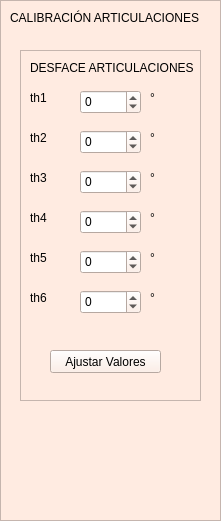
       <widget class="QFrame" name="frame_10">
        <property name="geometry">
         <rect>
          <x>660</x>
          <y>0</y>
          <width>221</width>
          <height>521</height>
         </rect>
        </property>
        <property name="palette">
         <palette>
          <active>
           <colorrole role="WindowText">
            <brush brushstyle="SolidPattern">
             <color alpha="255">
              <red>0</red>
              <green>0</green>
              <blue>0</blue>
             </color>
            </brush>
           </colorrole>
           <colorrole role="Button">
            <brush brushstyle="SolidPattern">
             <color alpha="255">
              <red>255</red>
              <green>235</green>
              <blue>225</blue>
             </color>
            </brush>
           </colorrole>
           <colorrole role="Light">
            <brush brushstyle="SolidPattern">
             <color alpha="255">
              <red>255</red>
              <green>255</green>
              <blue>255</blue>
             </color>
            </brush>
           </colorrole>
           <colorrole role="Midlight">
            <brush brushstyle="SolidPattern">
             <color alpha="255">
              <red>255</red>
              <green>245</green>
              <blue>240</blue>
             </color>
            </brush>
           </colorrole>
           <colorrole role="Dark">
            <brush brushstyle="SolidPattern">
             <color alpha="255">
              <red>127</red>
              <green>117</green>
              <blue>112</blue>
             </color>
            </brush>
           </colorrole>
           <colorrole role="Mid">
            <brush brushstyle="SolidPattern">
             <color alpha="255">
              <red>170</red>
              <green>157</green>
              <blue>150</blue>
             </color>
            </brush>
           </colorrole>
           <colorrole role="Text">
            <brush brushstyle="SolidPattern">
             <color alpha="255">
              <red>0</red>
              <green>0</green>
              <blue>0</blue>
             </color>
            </brush>
           </colorrole>
           <colorrole role="BrightText">
            <brush brushstyle="SolidPattern">
             <color alpha="255">
              <red>255</red>
              <green>255</green>
              <blue>255</blue>
             </color>
            </brush>
           </colorrole>
           <colorrole role="ButtonText">
            <brush brushstyle="SolidPattern">
             <color alpha="255">
              <red>0</red>
              <green>0</green>
              <blue>0</blue>
             </color>
            </brush>
           </colorrole>
           <colorrole role="Base">
            <brush brushstyle="SolidPattern">
             <color alpha="255">
              <red>255</red>
              <green>255</green>
              <blue>255</blue>
             </color>
            </brush>
           </colorrole>
           <colorrole role="Window">
            <brush brushstyle="SolidPattern">
             <color alpha="255">
              <red>255</red>
              <green>235</green>
              <blue>225</blue>
             </color>
            </brush>
           </colorrole>
           <colorrole role="Shadow">
            <brush brushstyle="SolidPattern">
             <color alpha="255">
              <red>0</red>
              <green>0</green>
              <blue>0</blue>
             </color>
            </brush>
           </colorrole>
           <colorrole role="AlternateBase">
            <brush brushstyle="SolidPattern">
             <color alpha="255">
              <red>255</red>
              <green>245</green>
              <blue>240</blue>
             </color>
            </brush>
           </colorrole>
           <colorrole role="ToolTipBase">
            <brush brushstyle="SolidPattern">
             <color alpha="255">
              <red>255</red>
              <green>255</green>
              <blue>220</blue>
             </color>
            </brush>
           </colorrole>
           <colorrole role="ToolTipText">
            <brush brushstyle="SolidPattern">
             <color alpha="255">
              <red>0</red>
              <green>0</green>
              <blue>0</blue>
             </color>
            </brush>
           </colorrole>
          </active>
          <inactive>
           <colorrole role="WindowText">
            <brush brushstyle="SolidPattern">
             <color alpha="255">
              <red>0</red>
              <green>0</green>
              <blue>0</blue>
             </color>
            </brush>
           </colorrole>
           <colorrole role="Button">
            <brush brushstyle="SolidPattern">
             <color alpha="255">
              <red>255</red>
              <green>235</green>
              <blue>225</blue>
             </color>
            </brush>
           </colorrole>
           <colorrole role="Light">
            <brush brushstyle="SolidPattern">
             <color alpha="255">
              <red>255</red>
              <green>255</green>
              <blue>255</blue>
             </color>
            </brush>
           </colorrole>
           <colorrole role="Midlight">
            <brush brushstyle="SolidPattern">
             <color alpha="255">
              <red>255</red>
              <green>245</green>
              <blue>240</blue>
             </color>
            </brush>
           </colorrole>
           <colorrole role="Dark">
            <brush brushstyle="SolidPattern">
             <color alpha="255">
              <red>127</red>
              <green>117</green>
              <blue>112</blue>
             </color>
            </brush>
           </colorrole>
           <colorrole role="Mid">
            <brush brushstyle="SolidPattern">
             <color alpha="255">
              <red>170</red>
              <green>157</green>
              <blue>150</blue>
             </color>
            </brush>
           </colorrole>
           <colorrole role="Text">
            <brush brushstyle="SolidPattern">
             <color alpha="255">
              <red>0</red>
              <green>0</green>
              <blue>0</blue>
             </color>
            </brush>
           </colorrole>
           <colorrole role="BrightText">
            <brush brushstyle="SolidPattern">
             <color alpha="255">
              <red>255</red>
              <green>255</green>
              <blue>255</blue>
             </color>
            </brush>
           </colorrole>
           <colorrole role="ButtonText">
            <brush brushstyle="SolidPattern">
             <color alpha="255">
              <red>0</red>
              <green>0</green>
              <blue>0</blue>
             </color>
            </brush>
           </colorrole>
           <colorrole role="Base">
            <brush brushstyle="SolidPattern">
             <color alpha="255">
              <red>255</red>
              <green>255</green>
              <blue>255</blue>
             </color>
            </brush>
           </colorrole>
           <colorrole role="Window">
            <brush brushstyle="SolidPattern">
             <color alpha="255">
              <red>255</red>
              <green>235</green>
              <blue>225</blue>
             </color>
            </brush>
           </colorrole>
           <colorrole role="Shadow">
            <brush brushstyle="SolidPattern">
             <color alpha="255">
              <red>0</red>
              <green>0</green>
              <blue>0</blue>
             </color>
            </brush>
           </colorrole>
           <colorrole role="AlternateBase">
            <brush brushstyle="SolidPattern">
             <color alpha="255">
              <red>255</red>
              <green>245</green>
              <blue>240</blue>
             </color>
            </brush>
           </colorrole>
           <colorrole role="ToolTipBase">
            <brush brushstyle="SolidPattern">
             <color alpha="255">
              <red>255</red>
              <green>255</green>
              <blue>220</blue>
             </color>
            </brush>
           </colorrole>
           <colorrole role="ToolTipText">
            <brush brushstyle="SolidPattern">
             <color alpha="255">
              <red>0</red>
              <green>0</green>
              <blue>0</blue>
             </color>
            </brush>
           </colorrole>
          </inactive>
          <disabled>
           <colorrole role="WindowText">
            <brush brushstyle="SolidPattern">
             <color alpha="255">
              <red>127</red>
              <green>117</green>
              <blue>112</blue>
             </color>
            </brush>
           </colorrole>
           <colorrole role="Button">
            <brush brushstyle="SolidPattern">
             <color alpha="255">
              <red>255</red>
              <green>235</green>
              <blue>225</blue>
             </color>
            </brush>
           </colorrole>
           <colorrole role="Light">
            <brush brushstyle="SolidPattern">
             <color alpha="255">
              <red>255</red>
              <green>255</green>
              <blue>255</blue>
             </color>
            </brush>
           </colorrole>
           <colorrole role="Midlight">
            <brush brushstyle="SolidPattern">
             <color alpha="255">
              <red>255</red>
              <green>245</green>
              <blue>240</blue>
             </color>
            </brush>
           </colorrole>
           <colorrole role="Dark">
            <brush brushstyle="SolidPattern">
             <color alpha="255">
              <red>127</red>
              <green>117</green>
              <blue>112</blue>
             </color>
            </brush>
           </colorrole>
           <colorrole role="Mid">
            <brush brushstyle="SolidPattern">
             <color alpha="255">
              <red>170</red>
              <green>157</green>
              <blue>150</blue>
             </color>
            </brush>
           </colorrole>
           <colorrole role="Text">
            <brush brushstyle="SolidPattern">
             <color alpha="255">
              <red>127</red>
              <green>117</green>
              <blue>112</blue>
             </color>
            </brush>
           </colorrole>
           <colorrole role="BrightText">
            <brush brushstyle="SolidPattern">
             <color alpha="255">
              <red>255</red>
              <green>255</green>
              <blue>255</blue>
             </color>
            </brush>
           </colorrole>
           <colorrole role="ButtonText">
            <brush brushstyle="SolidPattern">
             <color alpha="255">
              <red>127</red>
              <green>117</green>
              <blue>112</blue>
             </color>
            </brush>
           </colorrole>
           <colorrole role="Base">
            <brush brushstyle="SolidPattern">
             <color alpha="255">
              <red>255</red>
              <green>235</green>
              <blue>225</blue>
             </color>
            </brush>
           </colorrole>
           <colorrole role="Window">
            <brush brushstyle="SolidPattern">
             <color alpha="255">
              <red>255</red>
              <green>235</green>
              <blue>225</blue>
             </color>
            </brush>
           </colorrole>
           <colorrole role="Shadow">
            <brush brushstyle="SolidPattern">
             <color alpha="255">
              <red>0</red>
              <green>0</green>
              <blue>0</blue>
             </color>
            </brush>
           </colorrole>
           <colorrole role="AlternateBase">
            <brush brushstyle="SolidPattern">
             <color alpha="255">
              <red>255</red>
              <green>235</green>
              <blue>225</blue>
             </color>
            </brush>
           </colorrole>
           <colorrole role="ToolTipBase">
            <brush brushstyle="SolidPattern">
             <color alpha="255">
              <red>255</red>
              <green>255</green>
              <blue>220</blue>
             </color>
            </brush>
           </colorrole>
           <colorrole role="ToolTipText">
            <brush brushstyle="SolidPattern">
             <color alpha="255">
              <red>0</red>
              <green>0</green>
              <blue>0</blue>
             </color>
            </brush>
           </colorrole>
          </disabled>
         </palette>
        </property>
        <property name="autoFillBackground">
         <bool>true</bool>
        </property>
        <property name="frameShape">
         <enum>QFrame::StyledPanel</enum>
        </property>
        <property name="frameShadow">
         <enum>QFrame::Raised</enum>
        </property>
        <widget class="QFrame" name="frame_11">
         <property name="geometry">
          <rect>
           <x>20</x>
           <y>50</y>
           <width>181</width>
           <height>351</height>
          </rect>
         </property>
         <property name="palette">
          <palette>
           <active>
            <colorrole role="WindowText">
             <brush brushstyle="SolidPattern">
              <color alpha="255">
               <red>0</red>
               <green>0</green>
               <blue>0</blue>
              </color>
             </brush>
            </colorrole>
            <colorrole role="Button">
             <brush brushstyle="SolidPattern">
              <color alpha="255">
               <red>255</red>
               <green>235</green>
               <blue>225</blue>
              </color>
             </brush>
            </colorrole>
            <colorrole role="Light">
             <brush brushstyle="SolidPattern">
              <color alpha="255">
               <red>255</red>
               <green>255</green>
               <blue>255</blue>
              </color>
             </brush>
            </colorrole>
            <colorrole role="Midlight">
             <brush brushstyle="SolidPattern">
              <color alpha="255">
               <red>255</red>
               <green>245</green>
               <blue>240</blue>
              </color>
             </brush>
            </colorrole>
            <colorrole role="Dark">
             <brush brushstyle="SolidPattern">
              <color alpha="255">
               <red>127</red>
               <green>117</green>
               <blue>112</blue>
              </color>
             </brush>
            </colorrole>
            <colorrole role="Mid">
             <brush brushstyle="SolidPattern">
              <color alpha="255">
               <red>170</red>
               <green>157</green>
               <blue>150</blue>
              </color>
             </brush>
            </colorrole>
            <colorrole role="Text">
             <brush brushstyle="SolidPattern">
              <color alpha="255">
               <red>0</red>
               <green>0</green>
               <blue>0</blue>
              </color>
             </brush>
            </colorrole>
            <colorrole role="BrightText">
             <brush brushstyle="SolidPattern">
              <color alpha="255">
               <red>255</red>
               <green>255</green>
               <blue>255</blue>
              </color>
             </brush>
            </colorrole>
            <colorrole role="ButtonText">
             <brush brushstyle="SolidPattern">
              <color alpha="255">
               <red>0</red>
               <green>0</green>
               <blue>0</blue>
              </color>
             </brush>
            </colorrole>
            <colorrole role="Base">
             <brush brushstyle="SolidPattern">
              <color alpha="255">
               <red>255</red>
               <green>255</green>
               <blue>255</blue>
              </color>
             </brush>
            </colorrole>
            <colorrole role="Window">
             <brush brushstyle="SolidPattern">
              <color alpha="255">
               <red>255</red>
               <green>235</green>
               <blue>225</blue>
              </color>
             </brush>
            </colorrole>
            <colorrole role="Shadow">
             <brush brushstyle="SolidPattern">
              <color alpha="255">
               <red>0</red>
               <green>0</green>
               <blue>0</blue>
              </color>
             </brush>
            </colorrole>
            <colorrole role="AlternateBase">
             <brush brushstyle="SolidPattern">
              <color alpha="255">
               <red>255</red>
               <green>245</green>
               <blue>240</blue>
              </color>
             </brush>
            </colorrole>
            <colorrole role="ToolTipBase">
             <brush brushstyle="SolidPattern">
              <color alpha="255">
               <red>255</red>
               <green>255</green>
               <blue>220</blue>
              </color>
             </brush>
            </colorrole>
            <colorrole role="ToolTipText">
             <brush brushstyle="SolidPattern">
              <color alpha="255">
               <red>0</red>
               <green>0</green>
               <blue>0</blue>
              </color>
             </brush>
            </colorrole>
           </active>
           <inactive>
            <colorrole role="WindowText">
             <brush brushstyle="SolidPattern">
              <color alpha="255">
               <red>0</red>
               <green>0</green>
               <blue>0</blue>
              </color>
             </brush>
            </colorrole>
            <colorrole role="Button">
             <brush brushstyle="SolidPattern">
              <color alpha="255">
               <red>255</red>
               <green>235</green>
               <blue>225</blue>
              </color>
             </brush>
            </colorrole>
            <colorrole role="Light">
             <brush brushstyle="SolidPattern">
              <color alpha="255">
               <red>255</red>
               <green>255</green>
               <blue>255</blue>
              </color>
             </brush>
            </colorrole>
            <colorrole role="Midlight">
             <brush brushstyle="SolidPattern">
              <color alpha="255">
               <red>255</red>
               <green>245</green>
               <blue>240</blue>
              </color>
             </brush>
            </colorrole>
            <colorrole role="Dark">
             <brush brushstyle="SolidPattern">
              <color alpha="255">
               <red>127</red>
               <green>117</green>
               <blue>112</blue>
              </color>
             </brush>
            </colorrole>
            <colorrole role="Mid">
             <brush brushstyle="SolidPattern">
              <color alpha="255">
               <red>170</red>
               <green>157</green>
               <blue>150</blue>
              </color>
             </brush>
            </colorrole>
            <colorrole role="Text">
             <brush brushstyle="SolidPattern">
              <color alpha="255">
               <red>0</red>
               <green>0</green>
               <blue>0</blue>
              </color>
             </brush>
            </colorrole>
            <colorrole role="BrightText">
             <brush brushstyle="SolidPattern">
              <color alpha="255">
               <red>255</red>
               <green>255</green>
               <blue>255</blue>
              </color>
             </brush>
            </colorrole>
            <colorrole role="ButtonText">
             <brush brushstyle="SolidPattern">
              <color alpha="255">
               <red>0</red>
               <green>0</green>
               <blue>0</blue>
              </color>
             </brush>
            </colorrole>
            <colorrole role="Base">
             <brush brushstyle="SolidPattern">
              <color alpha="255">
               <red>255</red>
               <green>255</green>
               <blue>255</blue>
              </color>
             </brush>
            </colorrole>
            <colorrole role="Window">
             <brush brushstyle="SolidPattern">
              <color alpha="255">
               <red>255</red>
               <green>235</green>
               <blue>225</blue>
              </color>
             </brush>
            </colorrole>
            <colorrole role="Shadow">
             <brush brushstyle="SolidPattern">
              <color alpha="255">
               <red>0</red>
               <green>0</green>
               <blue>0</blue>
              </color>
             </brush>
            </colorrole>
            <colorrole role="AlternateBase">
             <brush brushstyle="SolidPattern">
              <color alpha="255">
               <red>255</red>
               <green>245</green>
               <blue>240</blue>
              </color>
             </brush>
            </colorrole>
            <colorrole role="ToolTipBase">
             <brush brushstyle="SolidPattern">
              <color alpha="255">
               <red>255</red>
               <green>255</green>
               <blue>220</blue>
              </color>
             </brush>
            </colorrole>
            <colorrole role="ToolTipText">
             <brush brushstyle="SolidPattern">
              <color alpha="255">
               <red>0</red>
               <green>0</green>
               <blue>0</blue>
              </color>
             </brush>
            </colorrole>
           </inactive>
           <disabled>
            <colorrole role="WindowText">
             <brush brushstyle="SolidPattern">
              <color alpha="255">
               <red>127</red>
               <green>117</green>
               <blue>112</blue>
              </color>
             </brush>
            </colorrole>
            <colorrole role="Button">
             <brush brushstyle="SolidPattern">
              <color alpha="255">
               <red>255</red>
               <green>235</green>
               <blue>225</blue>
              </color>
             </brush>
            </colorrole>
            <colorrole role="Light">
             <brush brushstyle="SolidPattern">
              <color alpha="255">
               <red>255</red>
               <green>255</green>
               <blue>255</blue>
              </color>
             </brush>
            </colorrole>
            <colorrole role="Midlight">
             <brush brushstyle="SolidPattern">
              <color alpha="255">
               <red>255</red>
               <green>245</green>
               <blue>240</blue>
              </color>
             </brush>
            </colorrole>
            <colorrole role="Dark">
             <brush brushstyle="SolidPattern">
              <color alpha="255">
               <red>127</red>
               <green>117</green>
               <blue>112</blue>
              </color>
             </brush>
            </colorrole>
            <colorrole role="Mid">
             <brush brushstyle="SolidPattern">
              <color alpha="255">
               <red>170</red>
               <green>157</green>
               <blue>150</blue>
              </color>
             </brush>
            </colorrole>
            <colorrole role="Text">
             <brush brushstyle="SolidPattern">
              <color alpha="255">
               <red>127</red>
               <green>117</green>
               <blue>112</blue>
              </color>
             </brush>
            </colorrole>
            <colorrole role="BrightText">
             <brush brushstyle="SolidPattern">
              <color alpha="255">
               <red>255</red>
               <green>255</green>
               <blue>255</blue>
              </color>
             </brush>
            </colorrole>
            <colorrole role="ButtonText">
             <brush brushstyle="SolidPattern">
              <color alpha="255">
               <red>127</red>
               <green>117</green>
               <blue>112</blue>
              </color>
             </brush>
            </colorrole>
            <colorrole role="Base">
             <brush brushstyle="SolidPattern">
              <color alpha="255">
               <red>255</red>
               <green>235</green>
               <blue>225</blue>
              </color>
             </brush>
            </colorrole>
            <colorrole role="Window">
             <brush brushstyle="SolidPattern">
              <color alpha="255">
               <red>255</red>
               <green>235</green>
               <blue>225</blue>
              </color>
             </brush>
            </colorrole>
            <colorrole role="Shadow">
             <brush brushstyle="SolidPattern">
              <color alpha="255">
               <red>0</red>
               <green>0</green>
               <blue>0</blue>
              </color>
             </brush>
            </colorrole>
            <colorrole role="AlternateBase">
             <brush brushstyle="SolidPattern">
              <color alpha="255">
               <red>255</red>
               <green>235</green>
               <blue>225</blue>
              </color>
             </brush>
            </colorrole>
            <colorrole role="ToolTipBase">
             <brush brushstyle="SolidPattern">
              <color alpha="255">
               <red>255</red>
               <green>255</green>
               <blue>220</blue>
              </color>
             </brush>
            </colorrole>
            <colorrole role="ToolTipText">
             <brush brushstyle="SolidPattern">
              <color alpha="255">
               <red>0</red>
               <green>0</green>
               <blue>0</blue>
              </color>
             </brush>
            </colorrole>
           </disabled>
          </palette>
         </property>
         <property name="autoFillBackground">
          <bool>true</bool>
         </property>
         <property name="frameShape">
          <enum>QFrame::StyledPanel</enum>
         </property>
         <property name="frameShadow">
          <enum>QFrame::Raised</enum>
         </property>
         <widget class="QLabel" name="label_127">
          <property name="geometry">
           <rect>
            <x>10</x>
            <y>10</y>
            <width>171</width>
            <height>16</height>
           </rect>
          </property>
          <property name="text">
           <string>DESFACE ARTICULACIONES</string>
          </property>
         </widget>
         <widget class="QSpinBox" name="limitj1_2">
          <property name="geometry">
           <rect>
            <x>60</x>
            <y>40</y>
            <width>61</width>
            <height>24</height>
           </rect>
          </property>
          <property name="minimum">
           <number>-180</number>
          </property>
          <property name="maximum">
           <number>180</number>
          </property>
          <property name="value">
           <number>0</number>
          </property>
         </widget>
         <widget class="QLabel" name="label_134">
          <property name="geometry">
           <rect>
            <x>10</x>
            <y>40</y>
            <width>21</width>
            <height>16</height>
           </rect>
          </property>
          <property name="text">
           <string>th1</string>
          </property>
         </widget>
         <widget class="QSpinBox" name="limitj2_2">
          <property name="geometry">
           <rect>
            <x>60</x>
            <y>80</y>
            <width>61</width>
            <height>24</height>
           </rect>
          </property>
          <property name="minimum">
           <number>-180</number>
          </property>
          <property name="maximum">
           <number>180</number>
          </property>
          <property name="value">
           <number>0</number>
          </property>
         </widget>
         <widget class="QLabel" name="label_135">
          <property name="geometry">
           <rect>
            <x>10</x>
            <y>80</y>
            <width>21</width>
            <height>16</height>
           </rect>
          </property>
          <property name="text">
           <string>th2</string>
          </property>
         </widget>
         <widget class="QSpinBox" name="limitj3_2">
          <property name="geometry">
           <rect>
            <x>60</x>
            <y>120</y>
            <width>61</width>
            <height>24</height>
           </rect>
          </property>
          <property name="minimum">
           <number>-180</number>
          </property>
          <property name="maximum">
           <number>180</number>
          </property>
          <property name="value">
           <number>0</number>
          </property>
         </widget>
         <widget class="QLabel" name="label_136">
          <property name="geometry">
           <rect>
            <x>10</x>
            <y>120</y>
            <width>21</width>
            <height>16</height>
           </rect>
          </property>
          <property name="text">
           <string>th3</string>
          </property>
         </widget>
         <widget class="QSpinBox" name="limitj4_2">
          <property name="geometry">
           <rect>
            <x>60</x>
            <y>160</y>
            <width>61</width>
            <height>24</height>
           </rect>
          </property>
          <property name="minimum">
           <number>-180</number>
          </property>
          <property name="maximum">
           <number>180</number>
          </property>
          <property name="value">
           <number>0</number>
          </property>
         </widget>
         <widget class="QLabel" name="label_137">
          <property name="geometry">
           <rect>
            <x>10</x>
            <y>160</y>
            <width>31</width>
            <height>16</height>
           </rect>
          </property>
          <property name="text">
           <string>th4</string>
          </property>
         </widget>
         <widget class="QLabel" name="label_138">
          <property name="geometry">
           <rect>
            <x>130</x>
            <y>40</y>
            <width>57</width>
            <height>15</height>
           </rect>
          </property>
          <property name="text">
           <string>°</string>
          </property>
         </widget>
         <widget class="QLabel" name="label_139">
          <property name="geometry">
           <rect>
            <x>130</x>
            <y>80</y>
            <width>16</width>
            <height>16</height>
           </rect>
          </property>
          <property name="text">
           <string>°</string>
          </property>
         </widget>
         <widget class="QLabel" name="label_140">
          <property name="geometry">
           <rect>
            <x>130</x>
            <y>160</y>
            <width>16</width>
            <height>16</height>
           </rect>
          </property>
          <property name="text">
           <string>°</string>
          </property>
         </widget>
         <widget class="QPushButton" name="pushButton_7">
          <property name="geometry">
           <rect>
            <x>30</x>
            <y>300</y>
            <width>111</width>
            <height>23</height>
           </rect>
          </property>
          <property name="text">
           <string>Ajustar Valores</string>
          </property>
         </widget>
         <widget class="QLabel" name="label_149">
          <property name="geometry">
           <rect>
            <x>130</x>
            <y>120</y>
            <width>16</width>
            <height>16</height>
           </rect>
          </property>
          <property name="text">
           <string>°</string>
          </property>
         </widget>
         <widget class="QLabel" name="label_153">
          <property name="geometry">
           <rect>
            <x>10</x>
            <y>200</y>
            <width>31</width>
            <height>16</height>
           </rect>
          </property>
          <property name="text">
           <string>th5</string>
          </property>
         </widget>
         <widget class="QSpinBox" name="limitj5_2">
          <property name="geometry">
           <rect>
            <x>60</x>
            <y>200</y>
            <width>61</width>
            <height>24</height>
           </rect>
          </property>
          <property name="minimum">
           <number>-180</number>
          </property>
          <property name="maximum">
           <number>180</number>
          </property>
          <property name="value">
           <number>0</number>
          </property>
         </widget>
         <widget class="QLabel" name="label_154">
          <property name="geometry">
           <rect>
            <x>130</x>
            <y>200</y>
            <width>16</width>
            <height>16</height>
           </rect>
          </property>
          <property name="text">
           <string>°</string>
          </property>
         </widget>
         <widget class="QLabel" name="label_157">
          <property name="geometry">
           <rect>
            <x>10</x>
            <y>240</y>
            <width>31</width>
            <height>16</height>
           </rect>
          </property>
          <property name="text">
           <string>th6</string>
          </property>
         </widget>
         <widget class="QSpinBox" name="limitj6_2">
          <property name="geometry">
           <rect>
            <x>60</x>
            <y>240</y>
            <width>61</width>
            <height>24</height>
           </rect>
          </property>
          <property name="minimum">
           <number>-180</number>
          </property>
          <property name="maximum">
           <number>180</number>
          </property>
          <property name="value">
           <number>0</number>
          </property>
         </widget>
         <widget class="QLabel" name="label_158">
          <property name="geometry">
           <rect>
            <x>130</x>
            <y>240</y>
            <width>16</width>
            <height>16</height>
           </rect>
          </property>
          <property name="text">
           <string>°</string>
          </property>
         </widget>
        </widget>
        <widget class="QLabel" name="label_160">
         <property name="geometry">
          <rect>
           <x>10</x>
           <y>10</y>
           <width>201</width>
           <height>16</height>
          </rect>
         </property>
         <property name="text">
          <string>CALIBRACIÓN ARTICULACIONES</string>
         </property>
        </widget>
       </widget>
